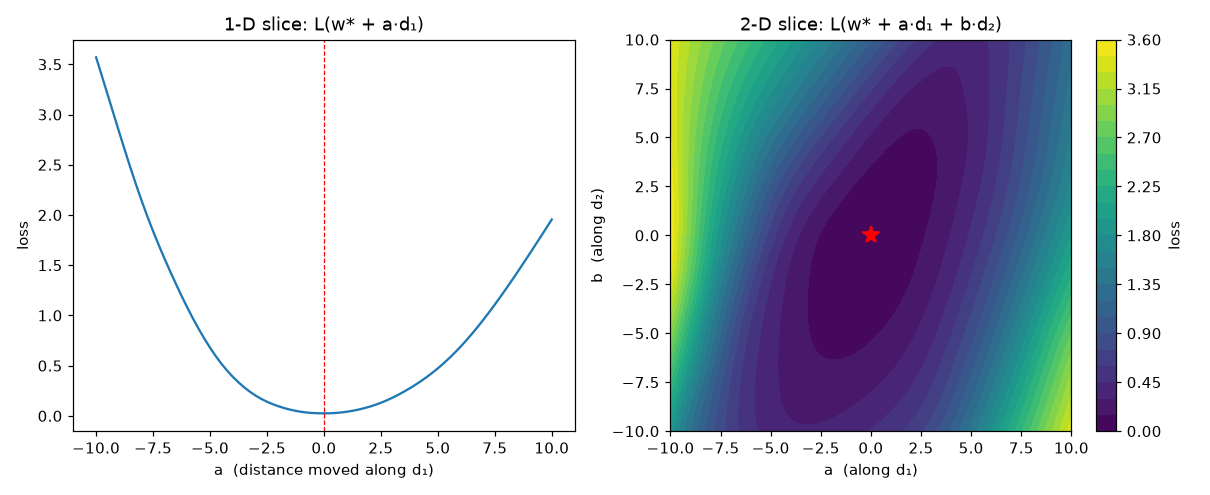

Here is the Python script that generated this plot:
import numpy as np
import torch
import matplotlib.pyplot as plt
from sklearn.datasets import make_moons

torch.manual_seed(0)
X, y = make_moons(200, noise=0.2, random_state=0)
X, y = torch.tensor(X, dtype=torch.float32), torch.tensor(y, dtype=torch.float32)

model = torch.nn.Sequential(torch.nn.Linear(2, 16), torch.nn.Tanh(), torch.nn.Linear(16, 1))
loss_fn = torch.nn.BCEWithLogitsLoss()
opt = torch.optim.Adam(model.parameters(), lr=0.01)
for _ in range(2000):                                  # train to a minimum w*
    opt.zero_grad(); loss = loss_fn(model(X).squeeze(), y); loss.backward(); opt.step()

w_star = torch.nn.utils.parameters_to_vector(model.parameters()).detach()
print("number of weights:", w_star.numel(), "  trained loss:", round(loss.item(), 4))

d1 = torch.randn_like(w_star); d1 /= d1.norm()        # two random directions, length 1
d2 = torch.randn_like(w_star); d2 /= d2.norm()

def loss_at(w):
    torch.nn.utils.vector_to_parameters(w, model.parameters())
    with torch.no_grad():
        return loss_fn(model(X).squeeze(), y).item()

a_vals = np.linspace(-10, 10, 81)
line = [loss_at(w_star + a * d1) for a in a_vals]                                  # 1-D slice
grid = [[loss_at(w_star + a * d1 + b * d2) for a in a_vals] for b in a_vals]      # 2-D slice

fig, (ax1, ax2) = plt.subplots(1, 2, figsize=(11, 4.5))
ax1.plot(a_vals, line); ax1.axvline(0, color="r", ls="--", lw=0.8)
ax1.set_xlabel("a  (distance moved along d₁)"); ax1.set_ylabel("loss")
ax1.set_title("1-D slice: L(w* + a·d₁)")
cs = ax2.contourf(a_vals, a_vals, grid, levels=30, cmap="viridis"); fig.colorbar(cs, ax=ax2, label="loss")
ax2.plot(0, 0, "r*", ms=12)
ax2.set_xlabel("a  (along d₁)"); ax2.set_ylabel("b  (along d₂)")
ax2.set_title("2-D slice: L(w* + a·d₁ + b·d₂)")
plt.tight_layout(); plt.savefig("loss_landscape.png", dpi=110)
